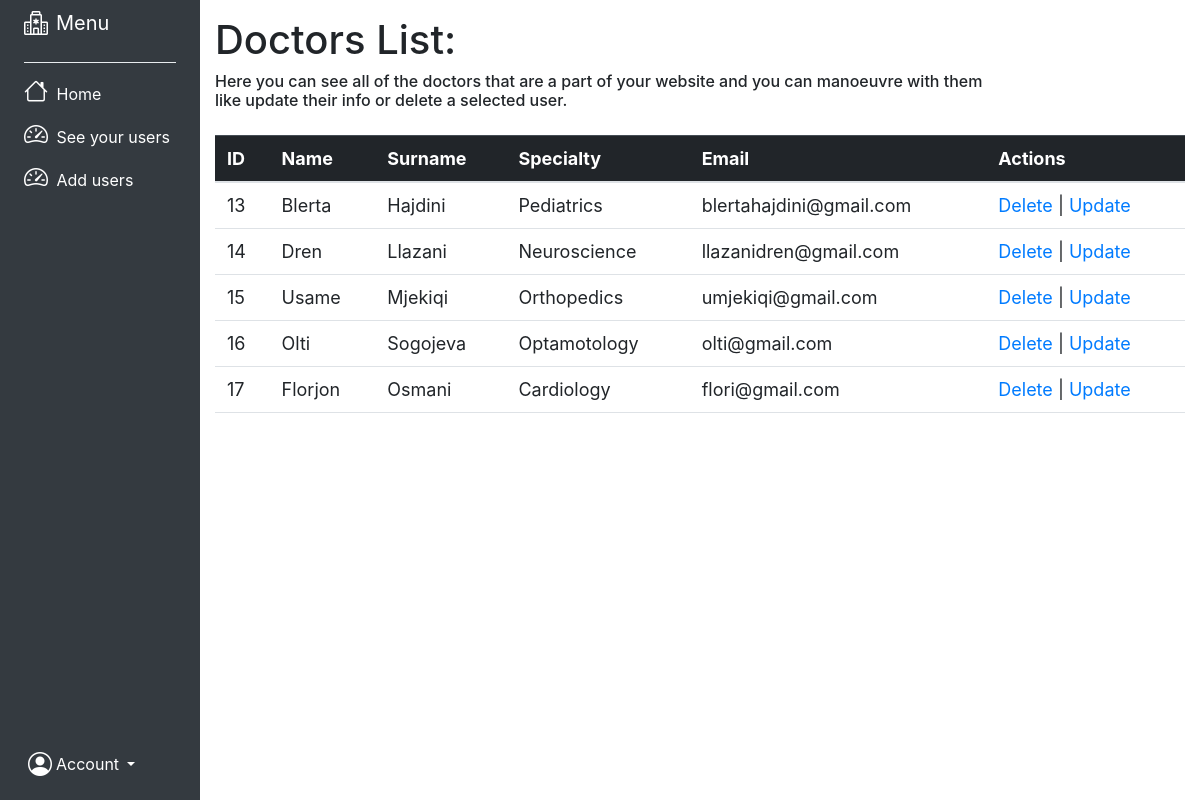
/dashboardD.php, run on the app's committed database.
### tables this page shows
CREATE TABLE `doctor` (
  `id` int(15) NOT NULL,
  `name` varchar(45) NOT NULL,
  `surname` varchar(45) NOT NULL,
  `username` varchar(45) NOT NULL,
  `email` varchar(35) NOT NULL,
  `password` varchar(25) NOT NULL
);

### dashboardD.php (the view, shortened to what this page needs)
<?php include("header2.php"); ?>
<!DOCTYPE html>
<html lang="en">
<head>
</head>
<body>
<div class="container-fluid">
    <div class="row flex-nowrap">
        <div class="col-auto col-md-3 col-xl-2 px-sm-2 px-0 bg-dark">
            <div class="d-flex flex-column align-items-center align-items-sm-start px-3 pt-2 text-white min-vh-100">
                <a href="/" class="d-flex align-items-center pb-3 mb-md-0 me-md-auto text-white text-decoration-none text-white">
                <i class="fs-4 bi-hospital me-2"></i><span class="fs-5 d-none d-sm-inline">Menu</span>
                </a>
                <hr class="dropdown-divider custom-divider">
                <ul class="nav nav-pills flex-column mb-sm-auto mb-0 align-items-center align-items-sm-start" id="menu">
                    <li class="nav-item">
                        <a href="sidebarA.php" class="nav-link align-middle px-0 text-white">
                            <i class="fs-4 bi-house"></i> <span class="ms-1 d-none d-sm-inline">Home</span>
                        </a>
                    </li>
                    <li>
                        <a href="#submenu2" data-bs-toggle="collapse" class="nav-link px-0 align-middle text-white">
                            <i class="fs-4 bi-speedometer2"></i> <span class="ms-1 d-none d-sm-inline">See your users</span> </a>
                    </li>
                    <li>
                        <a href="#submenu2" data-bs-toggle="collapse" class="nav-link px-0 align-middle text-white">
                            <i class="fs-4 bi-speedometer2"></i> <span class="ms-1 d-none d-sm-inline">Add users</span> </a>
                    </li>
                </ul>
                <div class="dropdown pb-4">
                <a href="#" class="d-flex align-items-center text-white text-decoration-none dropdown-toggle" id="dropdownUser1" data-bs-toggle="dropdown" aria-expanded="false">
                    <i class="fs-4 ms-1 bi-person-circle"></i>
                        <span class="d-none d-sm-inline mx-1">Account</span>
                    </a>
                </div>
            </div>
            </div>
			<div class="col py-3">
			<h1>Doctors List:</h1>
			<h6>Here you can see all of the doctors that are a part of your website and you can manoeuvre with them <br> like update their info or delete a selected user.</h6>
			<?php
		include_once('config.php');
		include('header.php');
		$getUsers = $conn->prepare("SELECT * FROM doctor");
		$getUsers->execute();
		$users = $getUsers->fetchAll();
	 ?>
<table class="table">
	<thead class="table-dark">
		<tr>
			<th>ID</th>
			<th>Name</th>
			<th>Surname</th>
			<th>Specialty</th>
			<th>Email</th>
			<th>Actions</th>
		</tr>
	</thead>
	<tbody>
		<?php foreach ($users as $user): ?>
			<tr>
				<td><?= htmlspecialchars($user['id']) ?></td>
				<td><?= htmlspecialchars($user['name']) ?></td>
				<td><?= htmlspecialchars($user['surname']) ?></td>
				<td><?= htmlspecialchars($user['username']) ?></td>
				<td><?= htmlspecialchars($user['email']) ?></td>
				<td>
					<a href="deleteD.php?id=<?= $user['id'] ?>">Delete</a> |
					<a href="editD.php?id=<?= $user['id'] ?>">Update</a>
				</td>
			</tr>
		<?php endforeach; ?>
	</tbody>
</table>
</div>
</div>
</body>
</html>

### css/main.css (style rules this page uses)
html, .login, .signup { height: 100vh; }

### dashboardD.php (style rules this page uses)
.custom-divider { border-top: 0.25px solid gray; width: 100%; }
table { width: 100%; border-collapse: collapse; padding-right: 10px; margin: 25px 0; font-size: 18px; text-align: left; }
th, td { padding: 12px; }
th { background-color: #f2f2f2; }
a { color: #3498db; text-decoration: none; }

### data on the page
doctor: id "13", name "Blerta", surname "Hajdini", username "Pediatrics", email "blertahajdini@gmail.com"
doctor: id "14", name "Dren", surname "Llazani", username "Neuroscience", email "llazanidren@gmail.com"
doctor: id "15", name "Usame", surname "Mjekiqi", username "Orthopedics", email "umjekiqi@gmail.com"
doctor: id "16", name "Olti", surname "Sogojeva", username "Optamotology", email "olti@gmail.com"
doctor: id "17", name "Florjon", surname "Osmani", username "Cardiology", email "flori@gmail.com"
